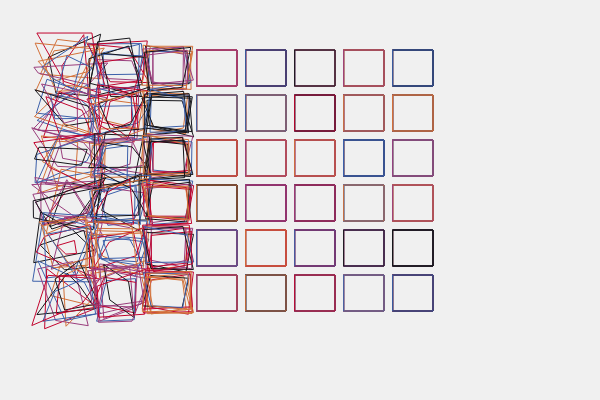
Frame 1 (no input)
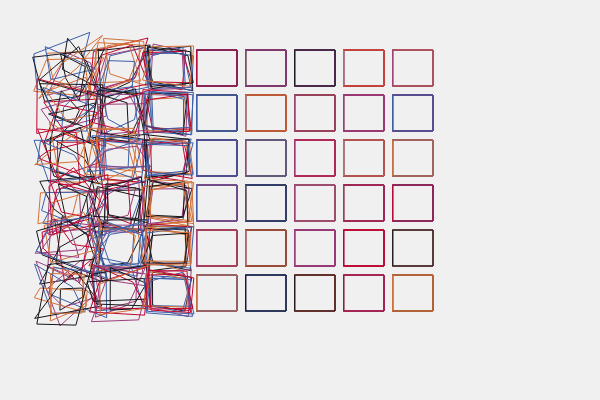
Frame 60 (no input)
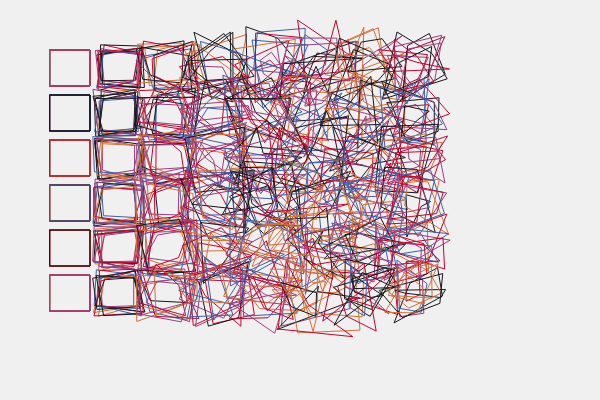
Frame 120 (the mouse pressed at the canvas centre since frame 60)

The p5.js sketch that drew these frames (run headless with seeded random() and noise() and a simulated clock; from frame 60 on, the mouse is pressed at the canvas centre):

// p5.js sketch
// ── sketch.js
let columns = 8;
let rows = 6;
let spaceX = 45;
let spaceY = 45;
let edgeX = 40;
let edgeY = 36;
let repetitions = 10;
let maxDistort = 30;
let palette = ['#16161B', '#D37139', '#C2042E', '#3C60AA', '#9A3E7D'];

function setup() {
  createCanvas(600, 400);
  noFill();
  strokeWeight(1);
}

function draw() {
  background(240);
  
  
  let hoveredColumn = floor((mouseX - 50) / (spaceX + 4));

  for (let r = 0; r < rows; r++) {
    for (let c = 0; c < columns; c++) {
      let startX = 50 + c * (spaceX + 4);
      let startY = r * spaceY + 50;

      let distance = abs(c - hoveredColumn);
      let distort = 0;

      
      if (distance <= 5) {
        distort = map(distance, 0, 5, maxDistort, 0);
      }

      for (let i = 0; i < repetitions; i++) {
        let x1 = startX + random(-distort, distort);
        let y1 = startY + random(-distort, distort);

        let x2 = startX + edgeX + random(-distort, distort);
        let y2 = startY + random(-distort, distort);

        let x3 = startX + edgeX + random(-distort, distort);
        let y3 = startY + edgeY + random(-distort, distort);

        let x4 = startX + random(-distort, distort);
        let y4 = startY + edgeY + random(-distort, distort);

        let chosenColor = random(palette);
        stroke(chosenColor);
        quad(x1, y1, x2, y2, x3, y3, x4, y4);
      }
    }
  }
}
